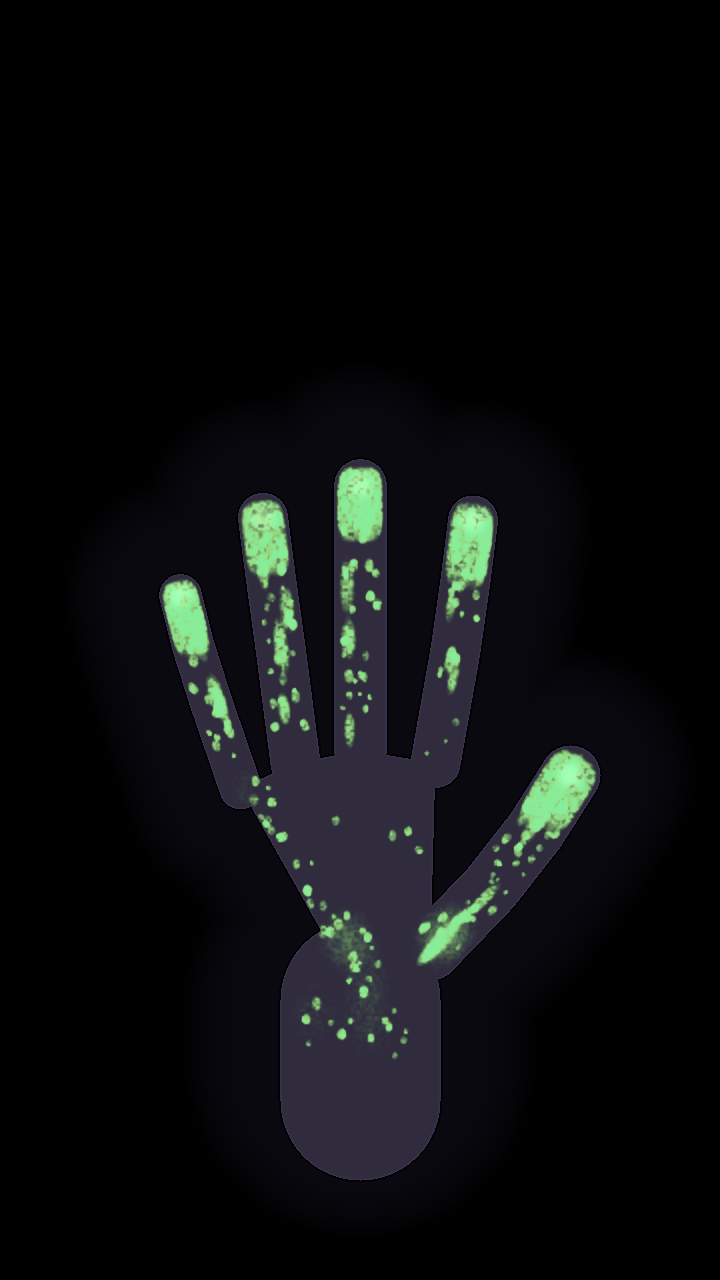
#> input picture ios/CleanHandsTests/Resources/uv-reference-seed42.png, 720 x 1280 px
$ python measure_glow.py ../ios/CleanHandsTests/Resources/uv-reference-seed42.png
#> lines starting #> are read from the running program, lines starting #| are printed output that depends on the picture; after the words box and inside, x2 and y2 are one past the last pixel; in counts of white or black regions, pixels touching at a corner belong together
#!/usr/bin/env python3
"""Measure the UV look of an image: background, skin and glow palette, and glow coverage.

Used for constitution Quality Gate 3: run it on the reference images and on app screenshots
(of consenting test volunteers only), then compare the numbers.

Usage:  python3 tools/measure_glow.py IMAGE [IMAGE ...] [--bands]
Needs:  pip install pillow numpy
"""
import colorsys
import sys

import numpy as np
from PIL import Image


def hexcolor(c):
    return "#%02x%02x%02x" % tuple((np.asarray(c) * 255).round().astype(int))


def measure(path, bands=False):
#> called with bands = False
    im = np.asarray(Image.open(path).convert("RGB")).astype(float) / 255
    r, g, b = im[..., 0], im[..., 1], im[..., 2]
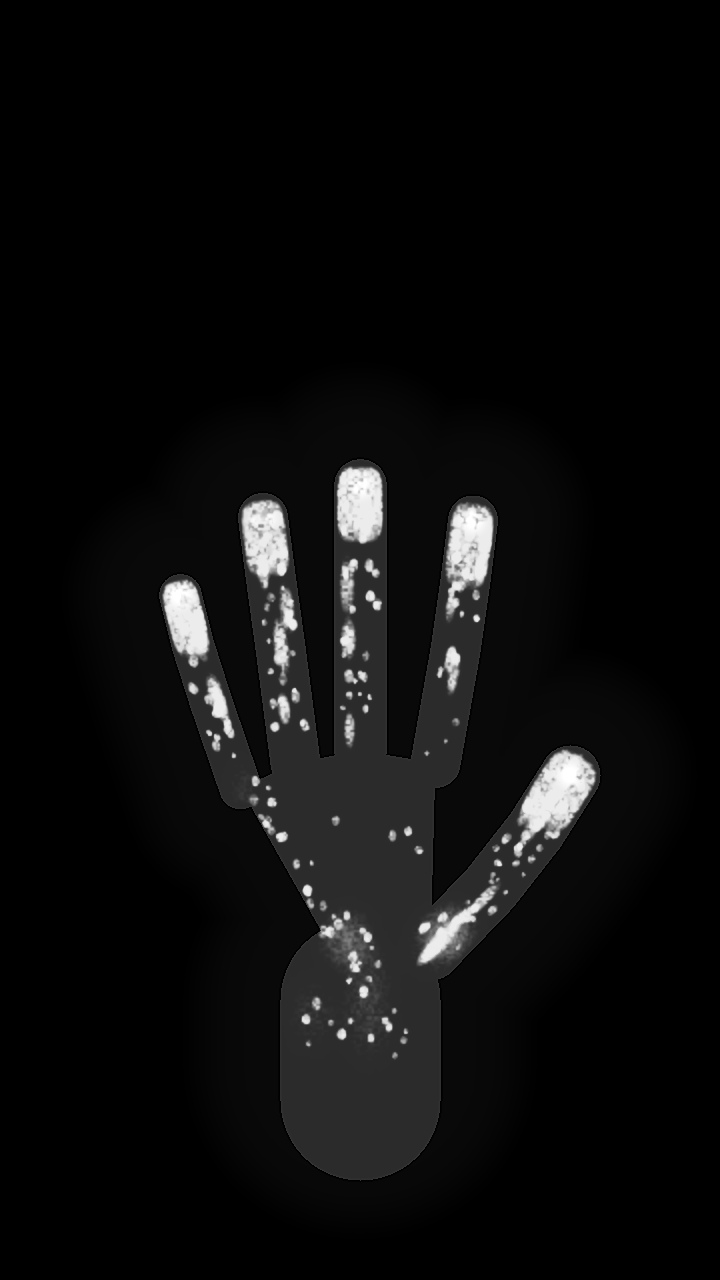
#> g: shape (1280, 720) float64; min 0, max 1, mean 0.0503
    background = im.max(-1) < 0.09
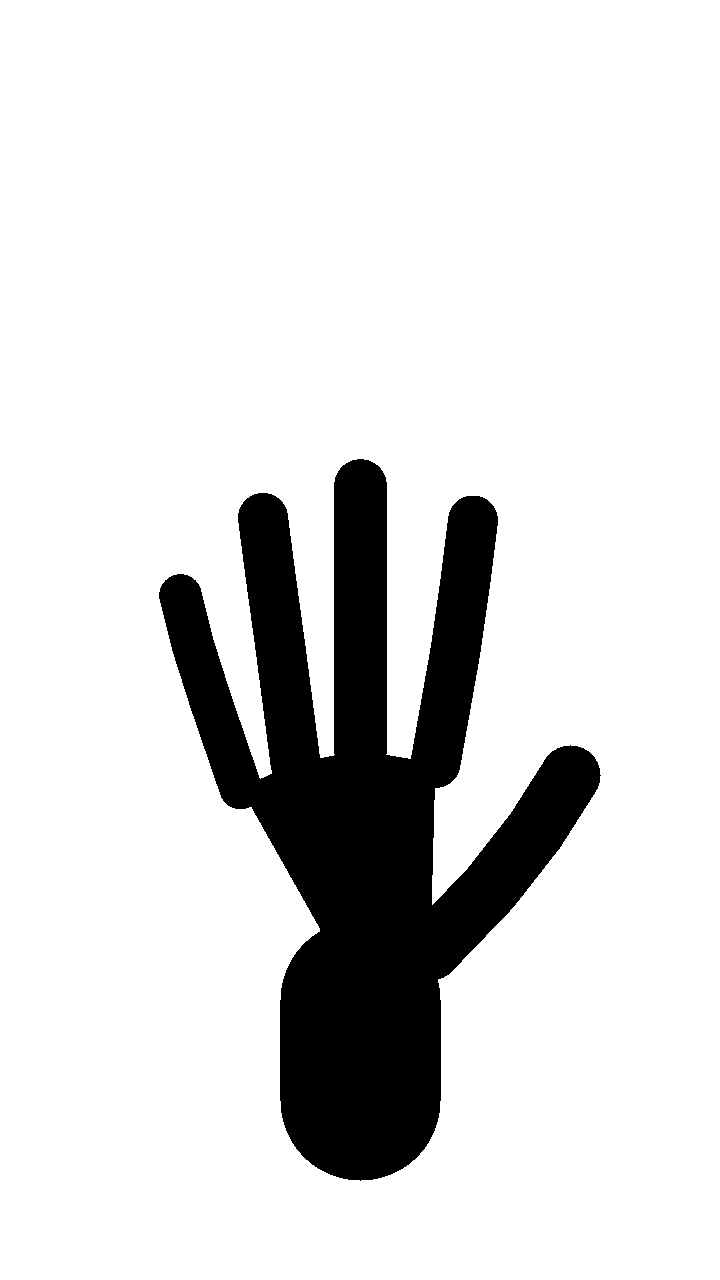
#> background: shape (1280, 720) bool; 85.9% white; 1 black region, box (x1, y1, x2, y2) and area: (159, 459, 601, 1181) 129533
    glow = (g > r * 1.15) & (g > b * 1.05) & (g > 0.30)
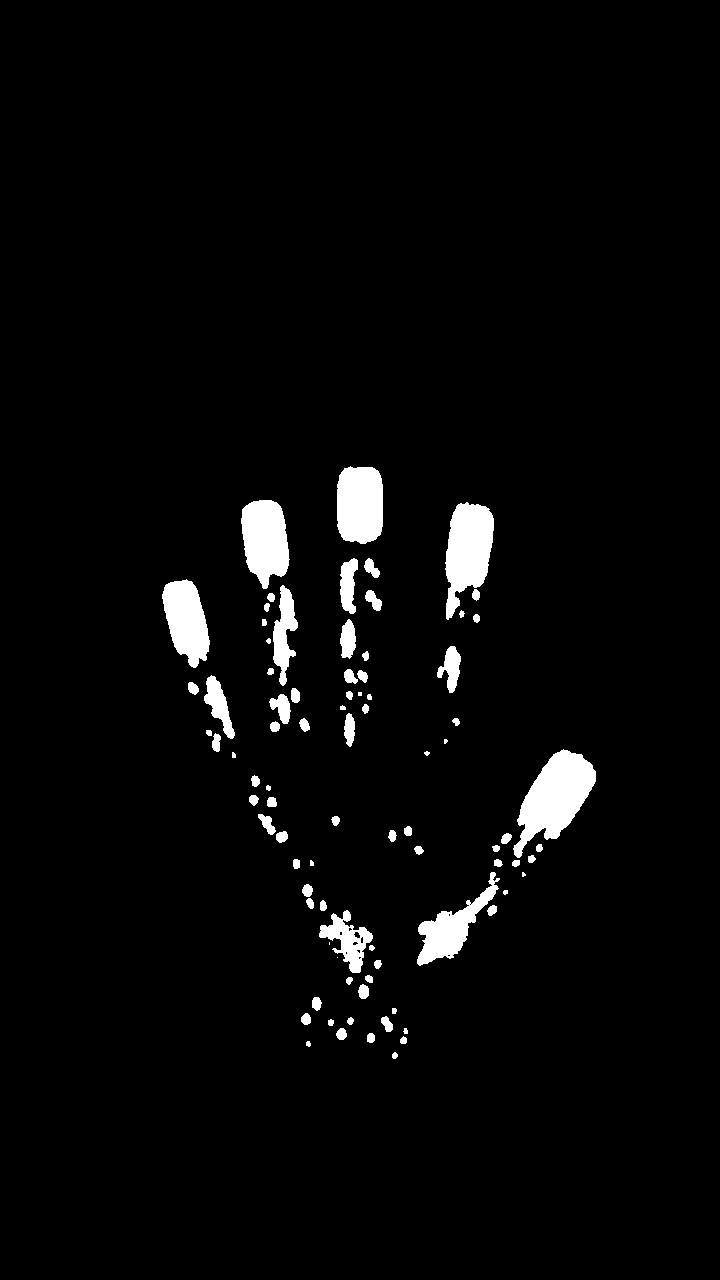
#> glow: shape (1280, 720) bool; 3.3% white; 85 white regions (5 under 20 px), largest, box (x1, y1, x2, y2) and area: (513, 749, 596, 858) 4568, (445, 502, 494, 620) 3717, (337, 466, 383, 544) 3215
    hand = ~background
    skin = hand & ~glow & (b >= g)
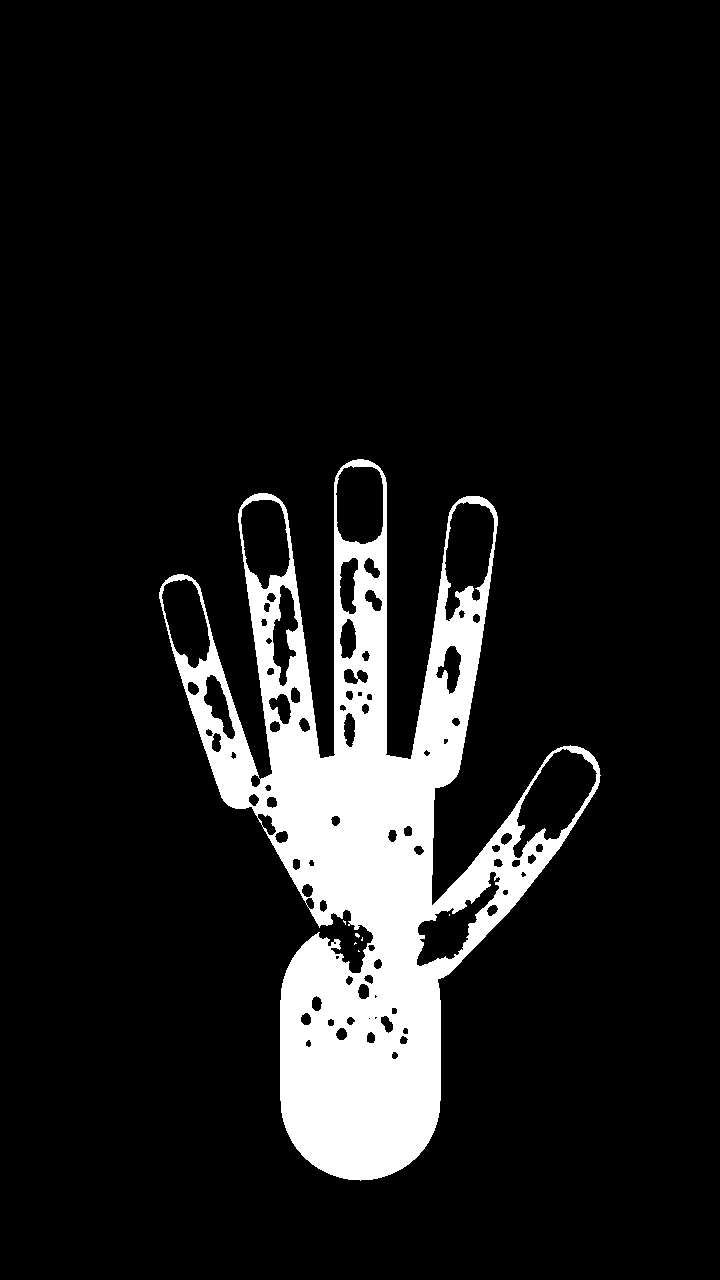
#> skin: shape (1280, 720) bool; 10.7% white; 7 white regions (6 under 20 px), largest, box (x1, y1, x2, y2) and area: (159, 459, 601, 1181) 98269
    print(f"== {path}")
    print(f"  background {background.mean() * 100:.0f}% of frame")
#|   background 86% of frame
    if skin.any():
        hsv = np.array([colorsys.rgb_to_hsv(*c) for c in im[skin][::11]])
        print(f"  skin  median {hexcolor(np.median(im[skin], 0))}  hue {np.median(hsv[:, 0]) * 360:.0f}°"
              f"  sat {np.median(hsv[:, 1]):.2f}  value {np.median(hsv[:, 2]):.2f}")
#|   skin  median #302b3d  hue 257°  sat 0.30  value 0.24
    if glow.any():
        hsv = np.array([colorsys.rgb_to_hsv(*c) for c in im[glow][::7]])
        print(f"  glow  median {hexcolor(np.median(im[glow], 0))}  highlight {hexcolor(np.percentile(im[glow], 90, 0))}"
              f"  hue {np.median(hsv[:, 0]) * 360:.0f}°")
#|   glow  median #88d480  highlight #92ec99  hue 118°
    print(f"  glow coverage {glow.sum() / max(hand.sum(), 1) * 100:.0f}% of visible hand")
#|   glow coverage 24% of visible hand
    if bands:  # assumes fingertips at the top of the image, as in ref-01
        rows = np.where(hand.any(1))[0]
        edges = np.linspace(rows.min(), rows.max(), 6).astype(int)
        for i in range(5):
            h = hand[edges[i]:edges[i + 1]]
            gl = glow[edges[i]:edges[i + 1]]
            print(f"  fifth {i + 1} from top: glow {gl.sum() / max(h.sum(), 1) * 100:.0f}% of hand")


if __name__ == "__main__":
    args = [a for a in sys.argv[1:] if not a.startswith("--")]
    if not args:
        sys.exit(__doc__)
    for path in args:
        measure(path, bands="--bands" in sys.argv)
